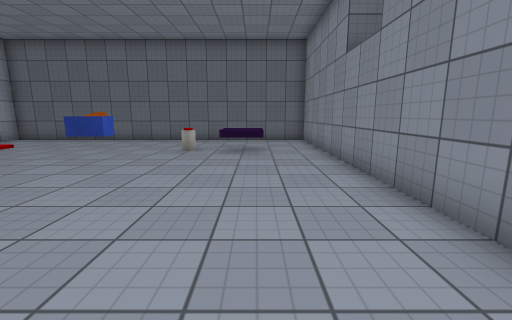
view 1 (above)

15 first-person views from a walk through a scene from a Unity 3-D project. The camera is 1.3 m above the floor, tilts 10° down and sees 90° across. Doors are open. The floor is counted in squares, 1 m on a side. Each view is taken from the middle of a square. On the plan, view 1 faces up. The plan holds only what a view shows up to about 13 squares ahead; the rest is blank. The player is left out. Surface patterns are stand-ins for the level's own textures.

view 2
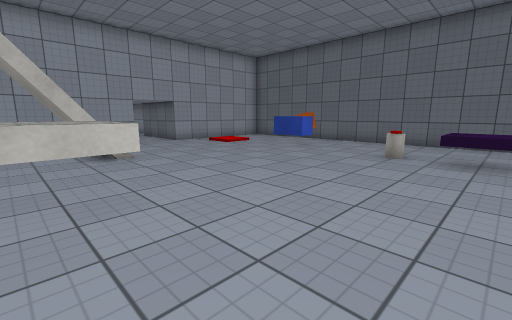

view 3
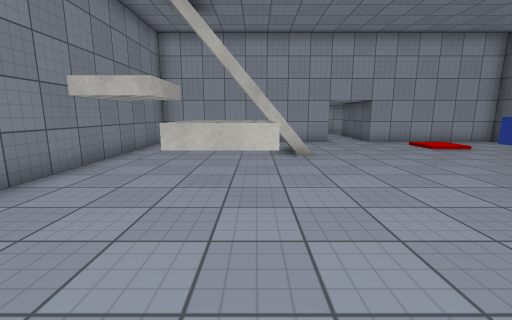

view 4
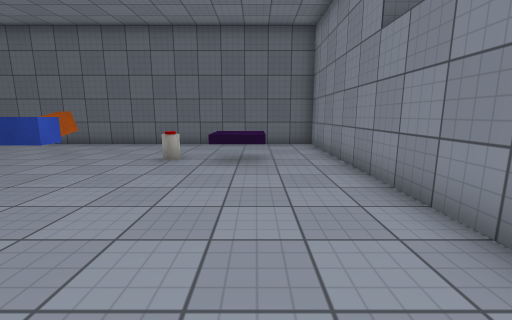

view 5
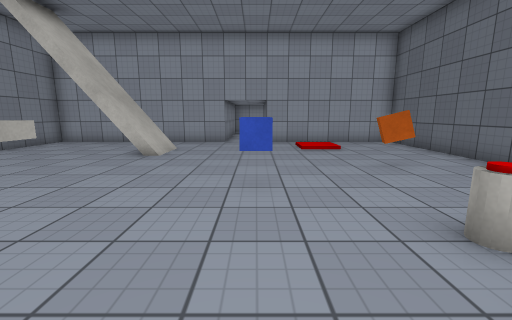

view 6
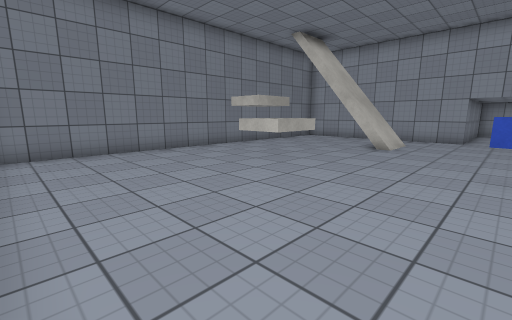

view 7
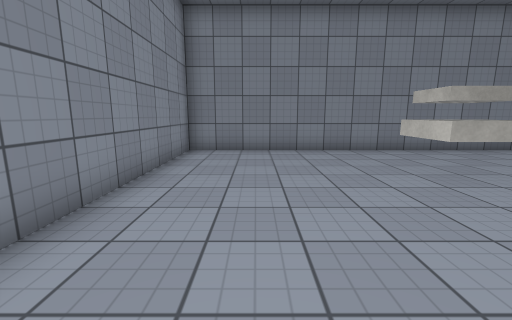

view 8
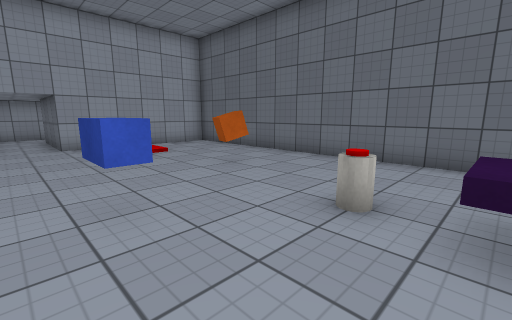

view 9
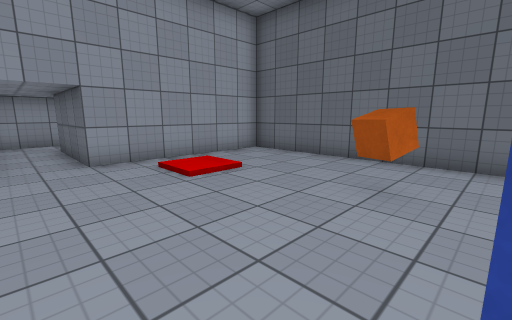

view 10
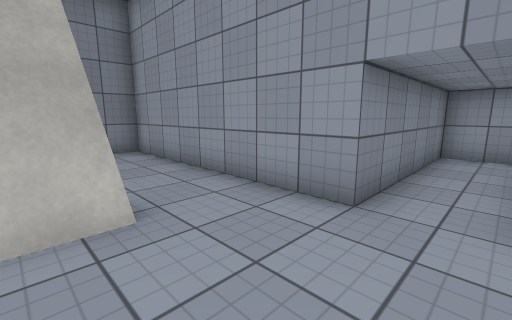

view 11
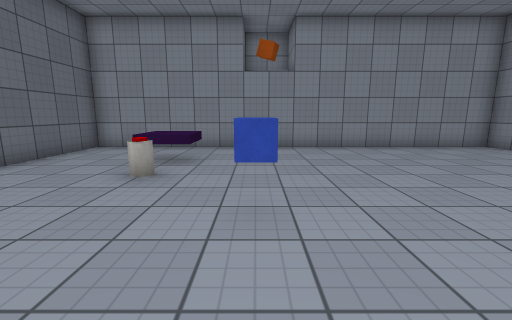

view 12
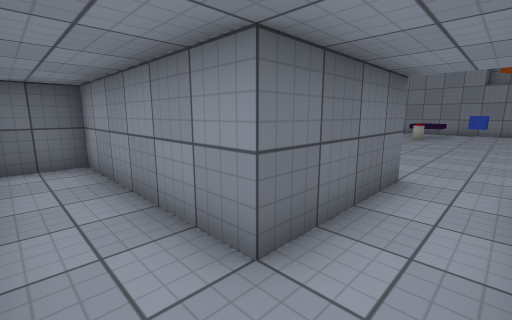

view 13
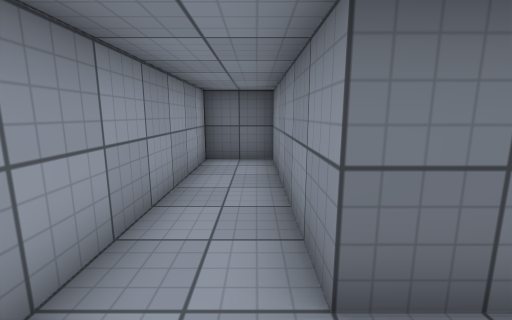

view 14
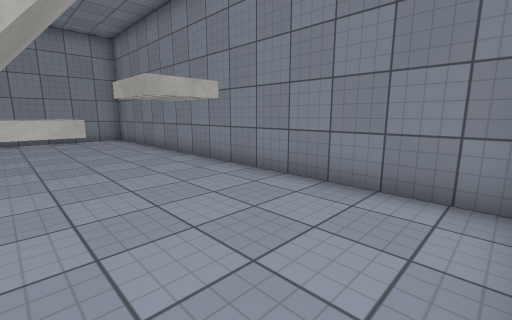

view 15
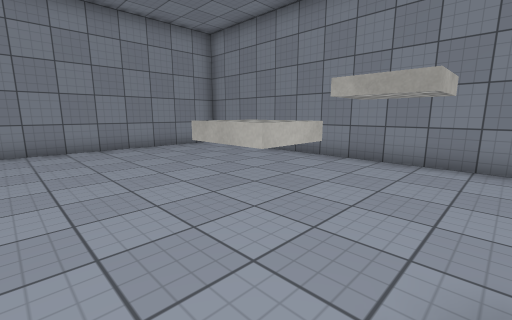

### Floor plan
Key: @ floor where view 1 was taken; # wall or solid block; . floor; / step, stairs or slope; D open door; ^ raised ledge; C orange cube; B blue block; O other object.
Columns run from 19 left of view 1 to 3 right of it. Each row starts with its distance up from view 1.
 14 ####  #################
 13 #..#  #...............#
 12 #..#  #...............#
 11 #..#  #.....CC........#
 10 #..#  #.//..CC..O.^^..#
  9 #..#  #./.......OO^^..#
  8 #..####...............#
  7 #.....D.......BB......#
  6 #.....D...............#
  5 #######...............#
  4       #...............#
  3       #..###..........#
  2       #..###..^^......#
  1       #.......^^......#
  0       #.....###....@..#
 -1       #.....###.......#
 -2       #.....# ........#
 -3       #################

Where each view was taken, in squares from view 1:
view 1: 0 up, 0 right, facing up
view 2: 1 up, 0 right, facing up-left
view 3: 2 up, 0 right, facing left
view 4: 2 up, 0 right, facing up
view 5: 7 up, 0 right, facing left
view 6: 7 up, 2 right, facing down-left
view 7: 7 up, 0 right, facing down
view 8: 6 up, 1 left, facing up-left
view 9: 6 up, 5 left, facing up-left
view 10: 7 up, 9 left, facing down-left
view 11: 7 up, 8 left, facing right
view 12: 6 up, 18 left, facing up-right
view 13: 6 up, 17 left, facing up
view 14: 2 up, 12 left, facing down-right
view 15: 5 up, 8 left, facing down-right
